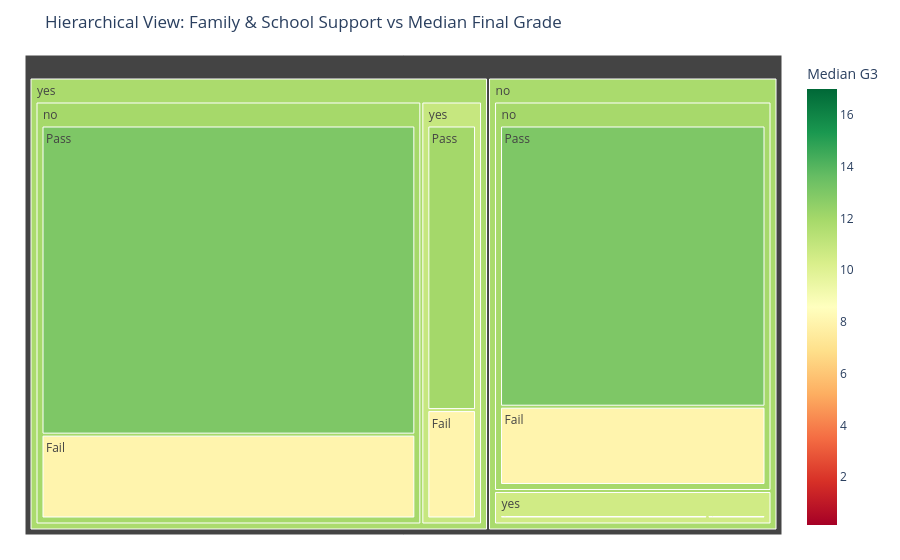

Write notebook code for a chart like this one.
### Code cell
tree_df = (combo.groupby(['famsup', 'schoolsup', 'result'], as_index=False)
           .agg(count=('G3', 'size'), med_grade=('G3', 'median')))
fig = px.treemap(
    tree_df,
    path=['famsup', 'schoolsup', 'result'],
    values='count',
    color='med_grade',
    color_continuous_scale='RdYlGn',
    range_color=(combo['G3'].quantile(0.05), combo['G3'].quantile(0.95)),
    title='Hierarchical View: Family & School Support vs Median Final Grade',
    labels={'famsup': 'Family support', 'schoolsup': 'School support',
            'result': 'Result', 'med_grade': 'Median G3'})
fig.update_layout(margin=dict(t=55, l=25, r=25, b=25))
fig.show()

### Figure 1 — Plotly figure (JSON) as saved in the notebook; plotly's stock layout.template omitted (floating-point values rounded to 4 significant figures)
{"data": [{"branchvalues": "total", "customdata": [[8.0], [13.0], [9.0], [11.0], [8.0], [13.0], [8.0], [12.0], [11.91], [10.56], [11.93], [10.9], [11.8], [11.79]], "domain": {"x": [0, 1], "y": [0, 1]}, "hovertemplate": "labels=%{label}<br>count=%{value}<br>parent=%{parent}<br>id=%{id}<br>Median G3=%{color}<extra></extra>", "ids": ["no/no/Fail", "no/no/Pass", "no/yes/Fail", "no/yes/Pass", "yes/no/Fail", "yes/no/Pass", "yes/yes/Fail", "yes/yes/Pass", "no/no", "no/yes", "yes/no", "yes/yes", "no", "yes"], "labels": ["Fail", "Pass", "Fail", "Pass", "Fail", "Pass", "Fail", "Pass", "no", "yes", "no", "yes", "no", "yes"], "marker": {"coloraxis": "coloraxis", "colors": [8.0, 13.0, 9.0, 11.0, 8.0, 13.0, 8.0, 12.0, 11.91, 10.56, 11.93, 10.9, 11.8, 11.79]}, "name": "", "parents": ["no/no", "no/no", "no/yes", "no/yes", "yes/no", "yes/no", "yes/yes", "yes/yes", "no", "no", "yes", "yes", "", ""], "type": "treemap", "values": [81.0, 291.0, 7.0, 25.0, 118.0, 435.0, 24.0, 63.0, 372.0, 32.0, 553.0, 87.0, 404.0, 640.0]}], "layout": {"coloraxis": {"cmax": 17, "cmin": 0.15, "colorbar": {"title": {"text": "Median G3"}}, "colorscale": [[0, "rgb(165,0,38)"], [0.1, "rgb(215,48,39)"], [0.2, "rgb(244,109,67)"], [0.3, "rgb(253,174,97)"], [0.4, "rgb(254,224,139)"], [0.5, "rgb(255,255,191)"], [0.6, "rgb(217,239,139)"], [0.7, "rgb(166,217,106)"], [0.8, "rgb(102,189,99)"], [0.9, "rgb(26,152,80)"], [1, "rgb(0,104,55)"]]}, "legend": {"tracegroupgap": 0}, "margin": {"b": 25, "l": 25, "r": 25, "t": 55}, "title": {"text": "Hierarchical View: Family & School Support vs Median Final Grade"}}}
